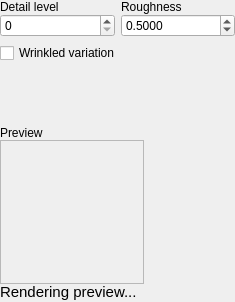
<?xml version="1.0" encoding="UTF-8"?>
<ui version="4.0">
 <class>teFBM</class>
 <widget class="QWidget" name="teFBM">
  <property name="geometry">
   <rect>
    <x>0</x>
    <y>0</y>
    <width>235</width>
    <height>302</height>
   </rect>
  </property>
  <property name="sizePolicy">
   <sizepolicy hsizetype="Preferred" vsizetype="Fixed">
    <horstretch>0</horstretch>
    <verstretch>0</verstretch>
   </sizepolicy>
  </property>
  <property name="minimumSize">
   <size>
    <width>0</width>
    <height>302</height>
   </size>
  </property>
  <property name="windowTitle">
   <string>Form</string>
  </property>
  <layout class="QGridLayout" name="gridLayout">
   <property name="margin">
    <number>0</number>
   </property>
   <item row="0" column="0">
    <widget class="QFrame" name="frBrightness">
     <property name="sizePolicy">
      <sizepolicy hsizetype="Preferred" vsizetype="Fixed">
       <horstretch>0</horstretch>
       <verstretch>0</verstretch>
      </sizepolicy>
     </property>
     <layout class="QVBoxLayout" name="verticalLayout_2">
      <property name="spacing">
       <number>0</number>
      </property>
      <property name="margin">
       <number>0</number>
      </property>
      <item>
       <widget class="QLabel" name="label_3">
        <property name="text">
         <string>Detail level</string>
        </property>
       </widget>
      </item>
      <item>
       <widget class="QSpinBox" name="octaves"/>
      </item>
     </layout>
    </widget>
   </item>
   <item row="0" column="1">
    <widget class="QFrame" name="frBrightness_2">
     <property name="sizePolicy">
      <sizepolicy hsizetype="Preferred" vsizetype="Fixed">
       <horstretch>0</horstretch>
       <verstretch>0</verstretch>
      </sizepolicy>
     </property>
     <layout class="QVBoxLayout" name="verticalLayout_3">
      <property name="spacing">
       <number>0</number>
      </property>
      <property name="margin">
       <number>0</number>
      </property>
      <item>
       <widget class="QLabel" name="label_4">
        <property name="text">
         <string>Roughness</string>
        </property>
       </widget>
      </item>
      <item>
       <widget class="QDoubleSpinBox" name="roughness">
        <property name="decimals">
         <number>4</number>
        </property>
        <property name="maximum">
         <double>10.000000000000000</double>
        </property>
        <property name="singleStep">
         <double>0.010000000000000</double>
        </property>
        <property name="value">
         <double>0.500000000000000</double>
        </property>
       </widget>
      </item>
     </layout>
    </widget>
   </item>
   <item row="1" column="0" colspan="2">
    <widget class="QCheckBox" name="wrinkled">
     <property name="text">
      <string>Wrinkled variation</string>
     </property>
    </widget>
   </item>
   <item row="2" column="0" colspan="2">
    <widget class="Re3DMappingEditor" name="mapping3D" native="true"/>
   </item>
   <item row="3" column="0" colspan="2">
    <widget class="QFrame" name="frPreview">
     <property name="sizePolicy">
      <sizepolicy hsizetype="Preferred" vsizetype="Fixed">
       <horstretch>0</horstretch>
       <verstretch>0</verstretch>
      </sizepolicy>
     </property>
     <property name="minimumSize">
      <size>
       <width>0</width>
       <height>176</height>
      </size>
     </property>
     <layout class="QVBoxLayout" name="verticalLayout_8">
      <property name="spacing">
       <number>0</number>
      </property>
      <property name="margin">
       <number>0</number>
      </property>
      <item>
       <widget class="QFrame" name="frBrickPreview">
        <property name="sizePolicy">
         <sizepolicy hsizetype="Preferred" vsizetype="Fixed">
          <horstretch>0</horstretch>
          <verstretch>0</verstretch>
         </sizepolicy>
        </property>
        <layout class="QVBoxLayout" name="lyNoiseResult">
         <property name="spacing">
          <number>0</number>
         </property>
         <property name="margin">
          <number>0</number>
         </property>
         <item>
          <widget class="QLabel" name="label_8">
           <property name="text">
            <string>Preview</string>
           </property>
          </widget>
         </item>
         <item>
          <widget class="QLabel" name="noiseResult">
           <property name="sizePolicy">
            <sizepolicy hsizetype="Fixed" vsizetype="Fixed">
             <horstretch>0</horstretch>
             <verstretch>0</verstretch>
            </sizepolicy>
           </property>
           <property name="minimumSize">
            <size>
             <width>144</width>
             <height>144</height>
            </size>
           </property>
           <property name="maximumSize">
            <size>
             <width>144</width>
             <height>144</height>
            </size>
           </property>
           <property name="frameShape">
            <enum>QFrame::StyledPanel</enum>
           </property>
           <property name="text">
            <string/>
           </property>
          </widget>
         </item>
        </layout>
       </widget>
      </item>
      <item>
       <widget class="QLabel" name="msgRenderingPreview">
        <property name="sizePolicy">
         <sizepolicy hsizetype="Preferred" vsizetype="Fixed">
          <horstretch>0</horstretch>
          <verstretch>0</verstretch>
         </sizepolicy>
        </property>
        <property name="minimumSize">
         <size>
          <width>16</width>
          <height>16</height>
         </size>
        </property>
        <property name="maximumSize">
         <size>
          <width>16777215</width>
          <height>16</height>
         </size>
        </property>
        <property name="font">
         <font>
          <pointsize>11</pointsize>
         </font>
        </property>
        <property name="text">
         <string>Rendering preview...</string>
        </property>
       </widget>
      </item>
     </layout>
    </widget>
   </item>
  </layout>
 </widget>
 <customwidgets>
  <customwidget>
   <class>Re3DMappingEditor</class>
   <extends>QWidget</extends>
   <header>Re3DMappingEditor.h</header>
  </customwidget>
 </customwidgets>
 <resources/>
 <connections/>
</ui>
